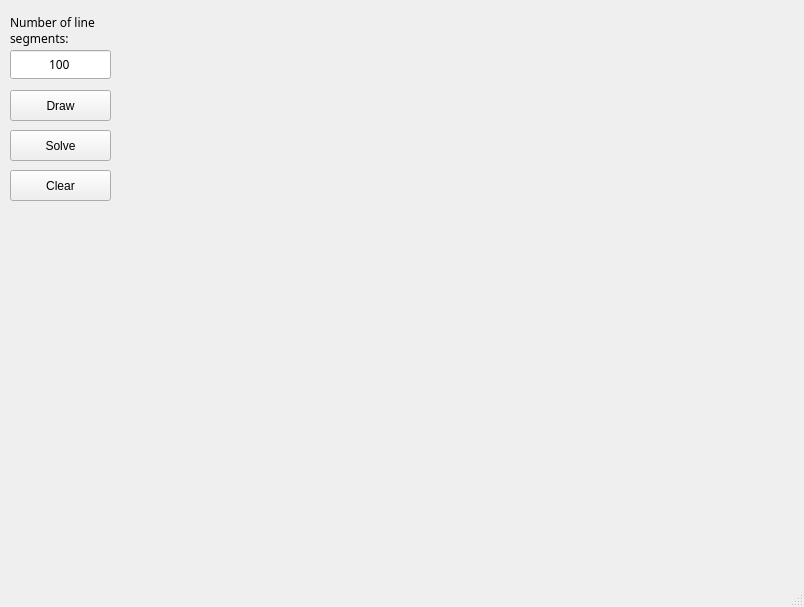
<?xml version="1.0" encoding="UTF-8"?>
<ui version="4.0">
 <class>MainWindow</class>
 <widget class="QMainWindow" name="MainWindow">
  <property name="geometry">
   <rect>
    <x>0</x>
    <y>0</y>
    <width>804</width>
    <height>607</height>
   </rect>
  </property>
  <property name="contextMenuPolicy">
   <enum>Qt::NoContextMenu</enum>
  </property>
  <property name="windowTitle">
   <string>MainWindow</string>
  </property>
  <widget class="QWidget" name="centralwidget">
   <widget class="QPushButton" name="buttonDraw">
    <property name="geometry">
     <rect>
      <x>10</x>
      <y>90</y>
      <width>101</width>
      <height>31</height>
     </rect>
    </property>
    <property name="text">
     <string>Draw</string>
    </property>
   </widget>
   <widget class="QPushButton" name="buttonSolve">
    <property name="geometry">
     <rect>
      <x>10</x>
      <y>130</y>
      <width>101</width>
      <height>31</height>
     </rect>
    </property>
    <property name="text">
     <string>Solve</string>
    </property>
   </widget>
   <widget class="QLineEdit" name="segmentsCount">
    <property name="geometry">
     <rect>
      <x>10</x>
      <y>50</y>
      <width>101</width>
      <height>29</height>
     </rect>
    </property>
    <property name="font">
     <font>
      <family>JetBrains Mono</family>
     </font>
    </property>
    <property name="text">
     <string>100</string>
    </property>
    <property name="alignment">
     <set>Qt::AlignCenter</set>
    </property>
   </widget>
   <widget class="QLabel" name="label">
    <property name="geometry">
     <rect>
      <x>10</x>
      <y>10</y>
      <width>101</width>
      <height>41</height>
     </rect>
    </property>
    <property name="font">
     <font>
      <family>JetBrains Mono</family>
     </font>
    </property>
    <property name="text">
     <string>Number of line segments:</string>
    </property>
    <property name="wordWrap">
     <bool>true</bool>
    </property>
   </widget>
   <widget class="QPushButton" name="buttonClear">
    <property name="geometry">
     <rect>
      <x>10</x>
      <y>170</y>
      <width>101</width>
      <height>31</height>
     </rect>
    </property>
    <property name="text">
     <string>Clear</string>
    </property>
   </widget>
  </widget>
  <widget class="QMenuBar" name="menubar">
   <property name="geometry">
    <rect>
     <x>0</x>
     <y>0</y>
     <width>804</width>
     <height>22</height>
    </rect>
   </property>
  </widget>
  <widget class="QStatusBar" name="statusbar"/>
 </widget>
 <resources/>
 <connections/>
</ui>
